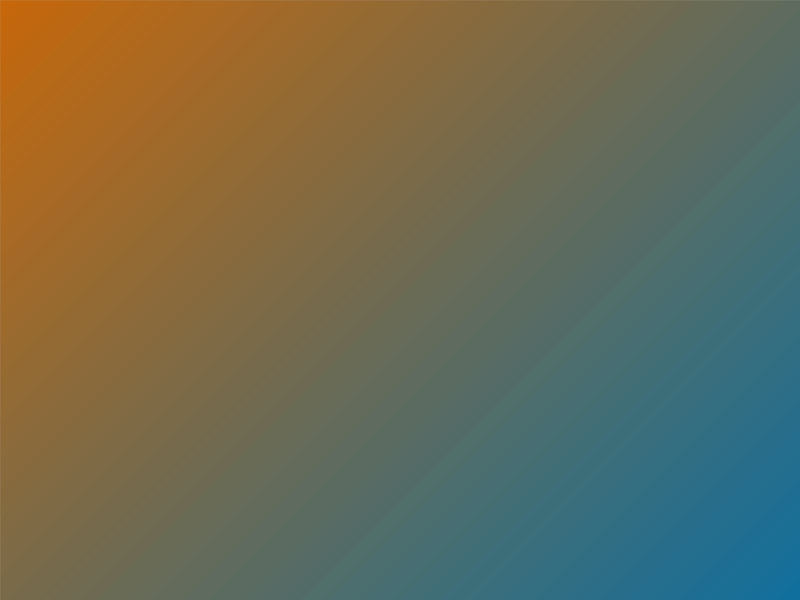
Frame 1 (no input)
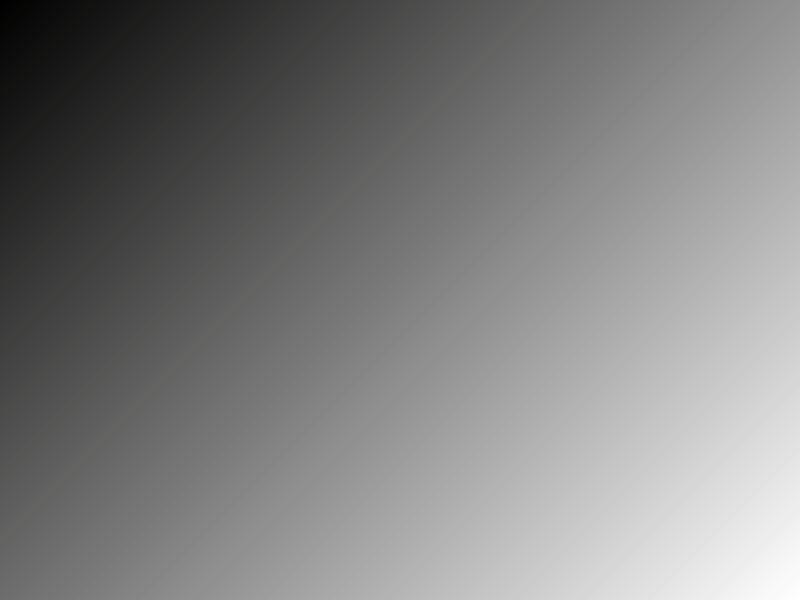
Frame 60 (the mouse pressed at the canvas centre just before this capture)
Frame 120 (the mouse held since frame 60 and released just before this capture): identical to frame 60, image omitted

The Processing sketch that drew these frames (run headless with seeded random() and noise(); from frame 60 on, the mouse is pressed at the canvas centre):

// Processing sketch: background_gradient_morph
// ── background_gradient_morph.pde

void setup() {
  size(800, 600);
}

color  startColorLeft = color(204, 102, 0);
color startColorRight = color(0, 102, 153);
color  targetColorLeft = color(0);
color targetColorRight = color(255);

int pos = 0;
color currentLeft = startColorLeft;
color currentRight = startColorRight;

void draw() {
  pos += 1;
  float step = 40.0; 
  currentLeft = lerpColor(startColorLeft, targetColorLeft, pos / step);
  currentRight = lerpColor(startColorRight, targetColorRight, pos / step);

  for (int i = 0; i <= width + height; i++) {
    float inter = map(i, 0, width + height, 0, 1);
    color c = lerpColor(currentLeft, currentRight, inter);
    stroke(c);
    line(0, i, i, 0);
  }
}
